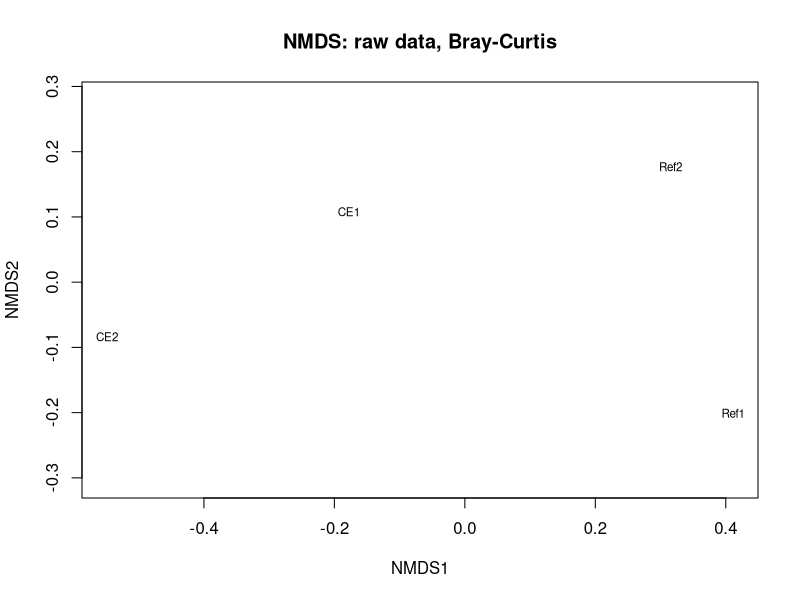
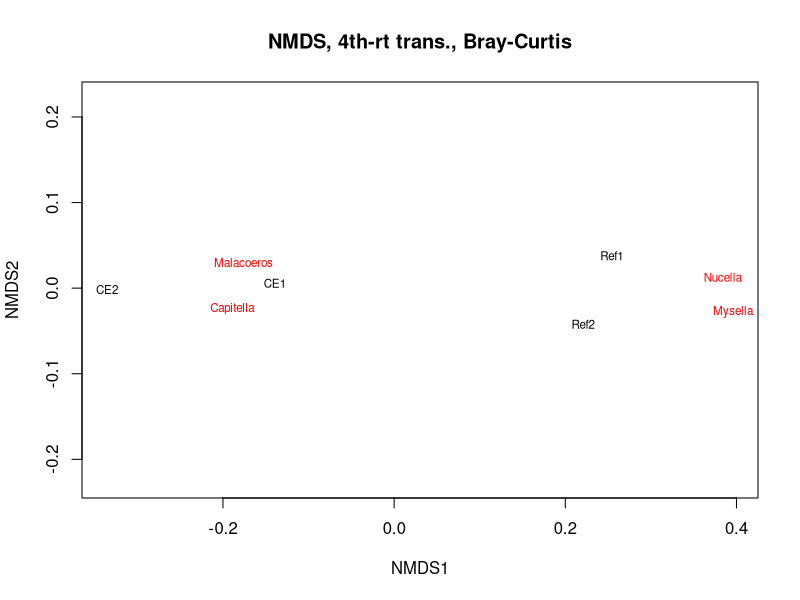
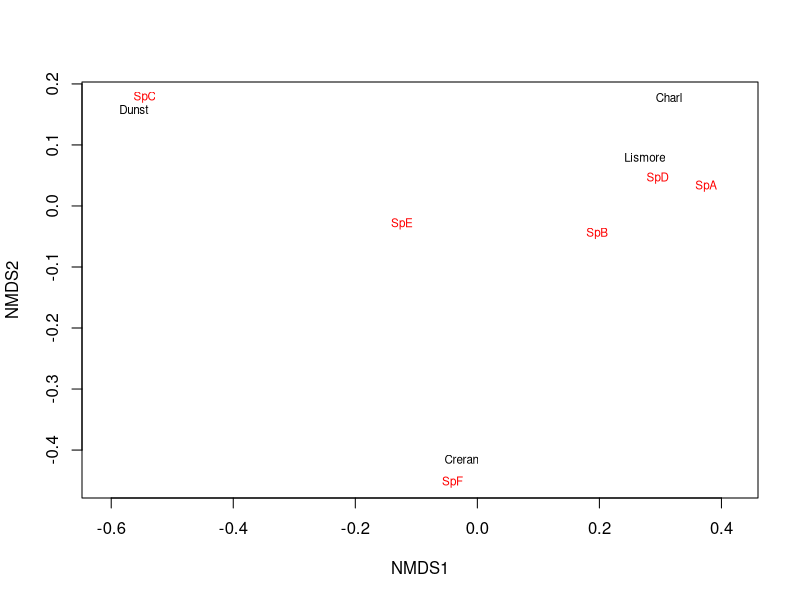
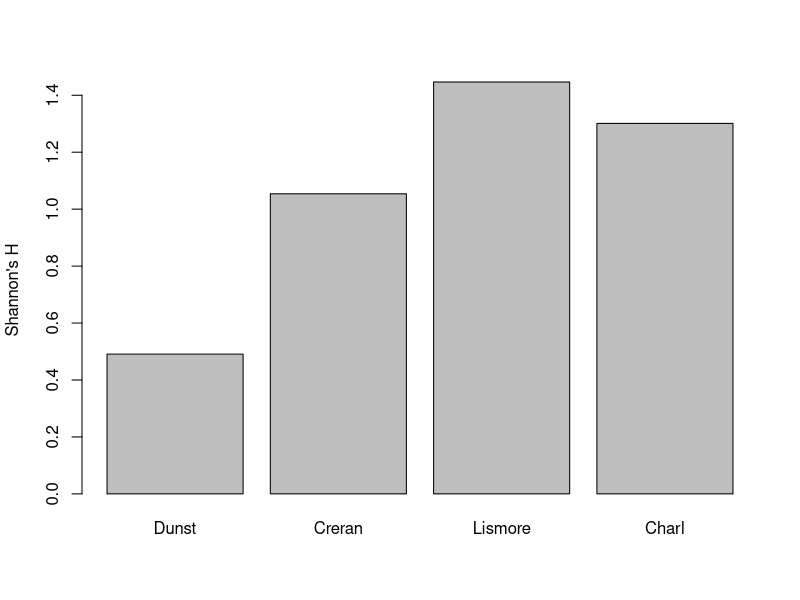
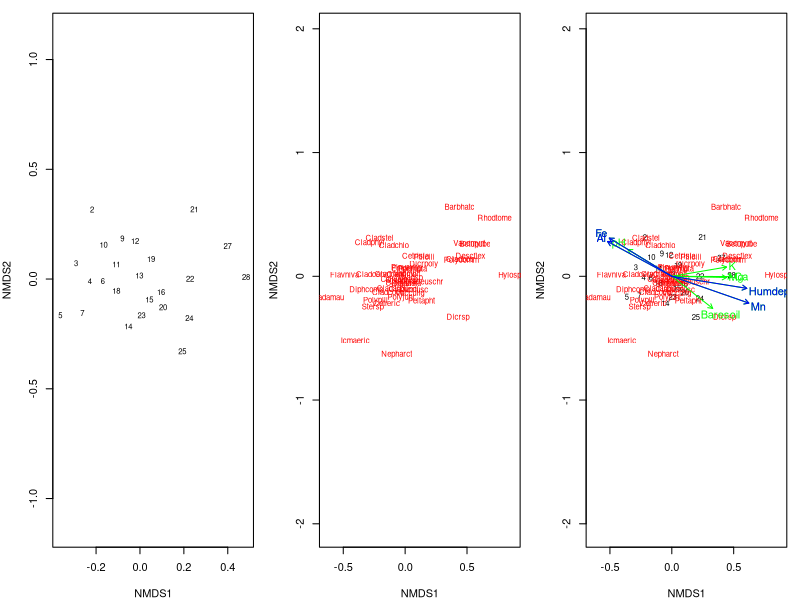
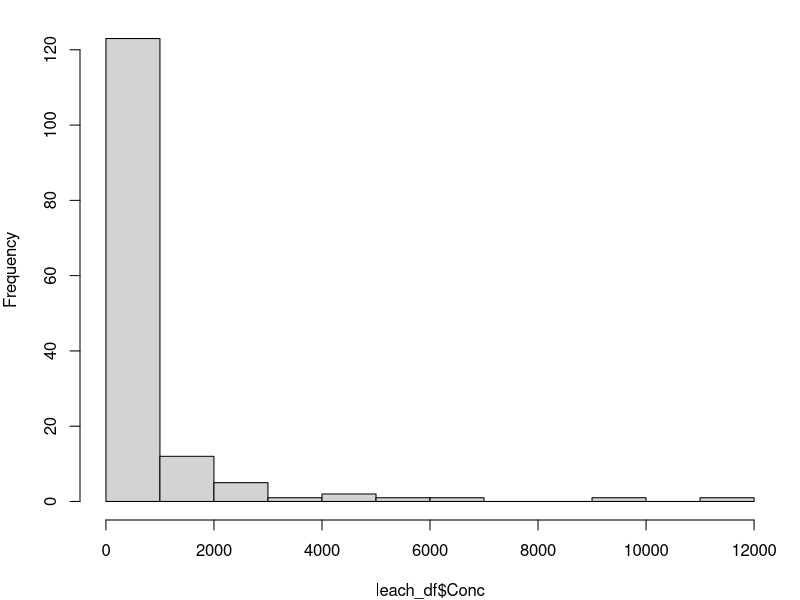
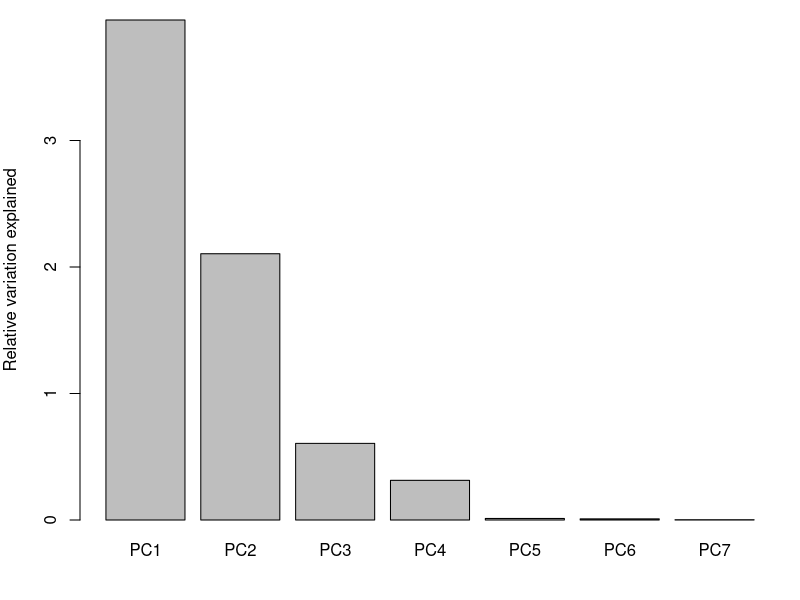
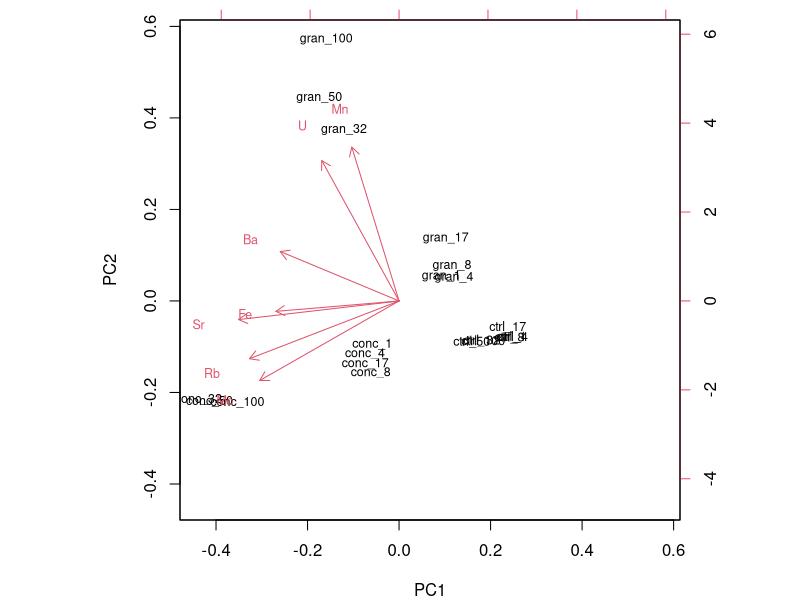

Here is the R script that generated these plots, in order:
## ---- chunk 1
library(vegan) 
# these toy data duplicate those in the multivariate lecture.
worm_df <- data.frame(
  row.names = c("CE1", "CE2", "Ref1", "Ref2"),
  Capitella = c(1000, 1500, 10, 50),
  Malacoeros = c(500, 2000, 50, 25),
  Mysella = c(1, 0, 25, 30),
  Nucella = c(1, 0, 20, 15)
)
worm_df
# alt-log transformation: ifelse(x==0, 0, log(x))
worm_df_log <- decostand(worm_df, method = "log", logbase = 10)
worm_df_4rt <- worm_df^0.25
## ---- chunk 2
vegdist(worm_df, method = "bray")
vegdist(worm_df_4rt, method = "bray")
vegdist(worm_df_log, method = "altGower")
## ---- chunk 3
ord_raw <- metaMDS(worm_df, distance = "bray", k = 2,
                   autotransform = FALSE, trace = FALSE)
ordiplot(ord_raw, choices = c(1, 2), display = "sites", 
         type = "text", main = "NMDS: raw data, Bray-Curtis")
## ---- chunk 4
ord_4rt <- metaMDS(worm_df_4rt, distance = "bray", k = 2, 
                   autotransform = FALSE, trace = FALSE)
## ---- chunk 5
# you can also plot the 'species' on the ordination,
ordiplot(ord_4rt, choices = c(1, 2), display = c("sites", "species"), 
         type = "text", main = "NMDS, 4th-rt trans., Bray-Curtis")
## ---- chunk 6
comm_df <- data.frame(
  row.names = c("Dunst", "Creran", "Lismore", "Charl"),
  SpA = c(1, 20, 30, 40),
  SpB = c(11, 22, 50, 1),
  SpC = c(500, 40, 30, 20),
  SpD = c(10, 25, 35, 50),
  SpE = c(4, 3, 2, 1),
  SpF = c(40, 250, 1, 9)
)
comm_df
ord_comm <- metaMDS(comm_df, distance = "bray", k = 2, 
                    autotransform = FALSE, trace = FALSE)
ordiplot(ord_comm, choices = c(1, 2), 
         display = c("sites", "species"), type = "text")
## ---- chunk 7
shannon_H <- diversity(comm_df, "shannon", base = exp(1)) 
richness <- specnumber(comm_df) 
barplot(shannon_H, main = NULL, ylab = "Shannon's H")
## ---- chunk 8
data(varespec) # ?varespec -- percent cover of 44 spp in lichen pastures 
data(varechem) # ?varechem -- associated soil characteristics
ord_vare <- metaMDS(varespec^0.25, distance = "bray", 
                   trace = FALSE, autotransform = FALSE)
## ---- chunk 9
par(mfrow=c(1,3), mar=c(4,4,1,1)) 
ordiplot(ord_vare, choices = c(1, 2), display = "sites", type = "text")
ordiplot(ord_vare, choices = c(1, 2), display = "species", type = "text")
ordiplot(ord_vare, choices = c(1, 2), display = c("sites", "species"),
  type = "text")
# You can superimpose environmental variables onto NMDS-ordinations.
ef <- envfit(ord_vare, varechem) #
plot(ef, p.max = 0.1, col = "green") # overlay environmental variables
plot(ef, p.max = 0.01, col = "blue") # subset based on p
## ---- chunk 10
library(readxl)
library(tidyverse)
leach_df <- read_excel("data/practical_5.xlsx", sheet = "Leaching") |>
  mutate(Treat_abbr = factor(Treat, # abbreviate for cleaner plotting
                             levels = c("concrete", "control", "granite"),
                             labels = c("conc", "ctrl", "gran")),
         Treat_day = paste(Treat_abbr, Day, sep="_"), # treat + days in exprmnt
         Conc = signif(Conc)) |>
  select(Treat_day, Element, Conc) # remove columns that aren't of use,
#summary(leach_df)

# not dominated by zeros; try other values (e.g. <10)
table(leach_df$Conc == 0) 
mean(leach_df$Conc == 0) # recall that R treats T/F as 1/0 
## ---- chunk 11
par(mfrow=c(1,1))
hist(leach_df$Conc, main = NULL) 
## ---- chunk 12
leach_df_wide <- leach_df |>
  pivot_wider(names_from="Element", values_from="Conc")
## ---- chunk 13
PCA_leach <- prcomp(leach_df_wide[, -1], center = TRUE, scale = TRUE) 
screeplot(PCA_leach, main = NULL, ylab = "Relative variation explained")
## ---- chunk 14
biplot(PCA_leach, xlabs = leach_df_wide$Treat_day, cex = 0.75)
## ---- chunk 15
PCA_leach$x |>
  as_tibble() |>
  mutate(Treat_day = leach_df_wide$Treat_day) |>
  ggplot(aes(PC1, PC2, colour = PC3, label = Treat_day)) + 
  geom_label(size = 3, fill = NA) +
  scale_colour_gradient2(mid = "cornsilk2") +
  theme_bw()
## ---- chunk 16
#?grepl
#cbind(leach_df_wide$Treat_day, grepl("conc|gran", leach_df_wide$Treat_day))
leach_df_trts <- leach_df_wide |>
  filter(grepl("conc|gran", Treat_day))
PCA_trts <- prcomp(leach_df_trts[, -1], scale = TRUE, center = TRUE)
biplot(PCA_trts, xlabs = leach_df_trts$Treat_day)
## ---- chunk 17
PCA_leach_summary <- summary(PCA_leach) 
#PCA_leach_summary
#str(PCA_leach_summary)
PCA_leach_summary$importance[, 1:4] # extract only PC1-4
## ---- chunk 18
# ?prcomp
# str(PCA_leach)
signif(PCA_leach$rotation[, 1:5], 3) # factor loadings for PC1-5
